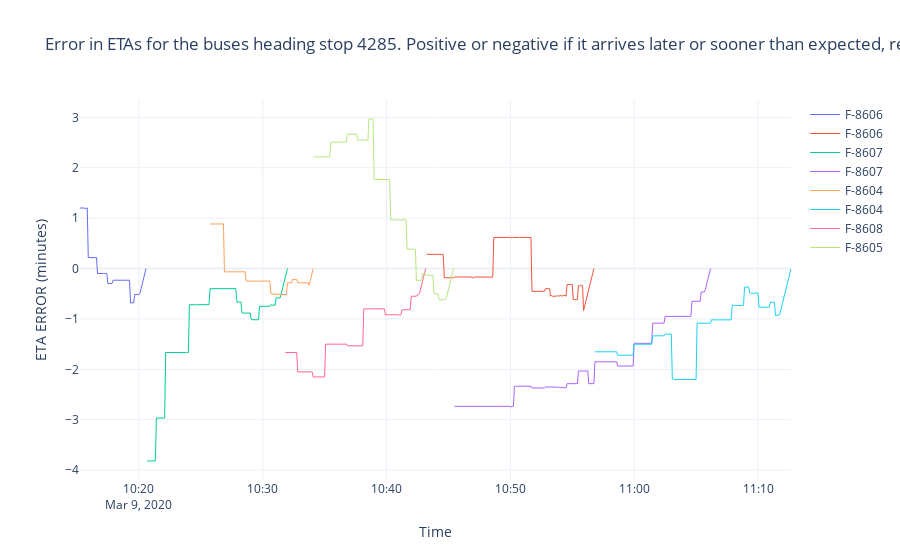

The notebook cell this image was saved under:
### Code cell
#Show ETA error figure
fig3.show()
